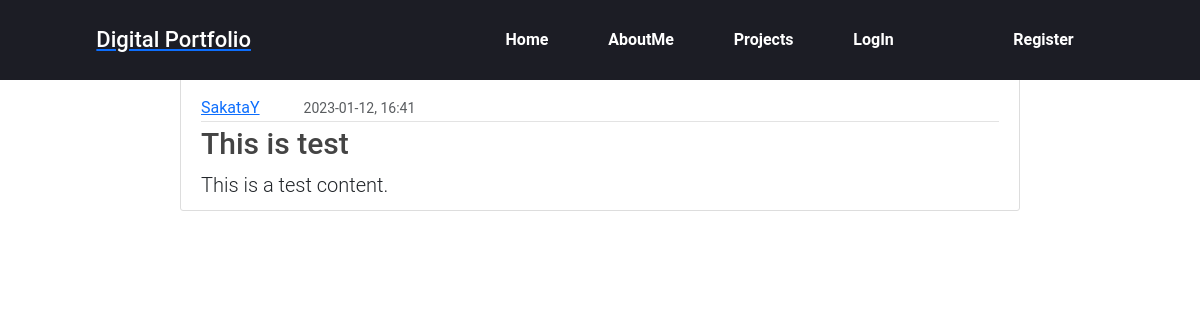
/post/6, run on the app's committed database.
### flaskapp/models.py (models this page shows, shortened)
class User(db.Model, UserMixin):
    id = db.Column(db.Integer, primary_key=True)
    username = db.Column(db.String(15), unique=True, nullable=False)
    email = db.Column(db.String(100), unique=True, nullable=False)
    image_file = db.Column(db.String(20), nullable=False, default='default.jpg')
    password = db.Column(db.String(65), nullable=False)
    posts = db.relationship('Post', backref='author', lazy=True)

class Post(db.Model):
    id = db.Column(db.Integer, primary_key=True)
    title = db.Column(db.String(120), nullable=False)
    date_posted = db.Column(db.DateTime, nullable=False, default=datetime.utcnow)
    content = db.Column(db.Text, nullable=False)
    user_id = db.Column(db.Integer, db.ForeignKey('user.id'), nullable=False)

### flaskapp/routes.py (the view)
@app.route("/post/<int:post_id>")
def post(post_id):
    post = Post.query.get_or_404(post_id)
    return render_template('post.html', title=post.title, post=post)

### flaskapp/templates/post.html (shortened to what this page needs)
{% extends "layout.html" %}
{% block content %}
    <article class="media content-section">
        <div class="media-body">
            <div class="article-metadata">
                <a class="mr-2" href="{{ url_for('user_posts', username=post.author.username) }}">{{ post.author.username }}</a>
                <small class="text-muted">{{ post.date_posted.strftime('%Y-%m-%d, %H:%M') }}</small>
            </div>
            <h2 class="article-title">{{ post.title }}</h2>
            <p class="article-content">{{ post.content }}</p>
        </div>
    </article>
{% endblock content %}

### flaskapp/static/css/style.css (style rules this page uses)
* { margin: 0; padding: 0; box-sizing: border-box; }
body { background: white !important;; font-family: 'Poppins', sans-serif; }
h2 { font-size: 50px; }
p { margin: 0; font-size: 30px; font-weight: 300; }
.content-section { background: #ffffff; padding: 10px 20px; border: 1px solid #dddddd; border-radius: 3px; margin-top: 100px; margin-bottom: -50px; }
.article-title { font-size: 30px;; color: #444444; }
.article-content { font-size: 20px; white-space: pre-line; }
.article-metadata { padding-bottom: 1px; margin-bottom: 4px; border-bottom: 1px solid #e3e3e3 }
.content-section { width: 70%; margin-left: auto; margin-right: auto; margin-top: 3rem; align-items: center; }
.media-body { margin-top: 10px; }

### flaskapp/static/css/navbar.css (style rules this page uses)
* { margin: 0; padding: 0; box-sizing: border-box; }
.content-section { background: #ffffff; padding: 10px 20px; border: 1px solid #dddddd; border-radius: 3px; margin-top: 75px; }
small { margin-left: 40px; }

### flaskapp/static/css/about.css (style rules this page uses)
* { margin: 0; padding: 0; list-style: none; box-sizing: border-box; font-family: 'Roboto', sans-serif; }

### data on the page
User: author.username "SakataY"
Post: date_posted "2023-01-12, 16:41", title "This is test", content "This is a test content."
